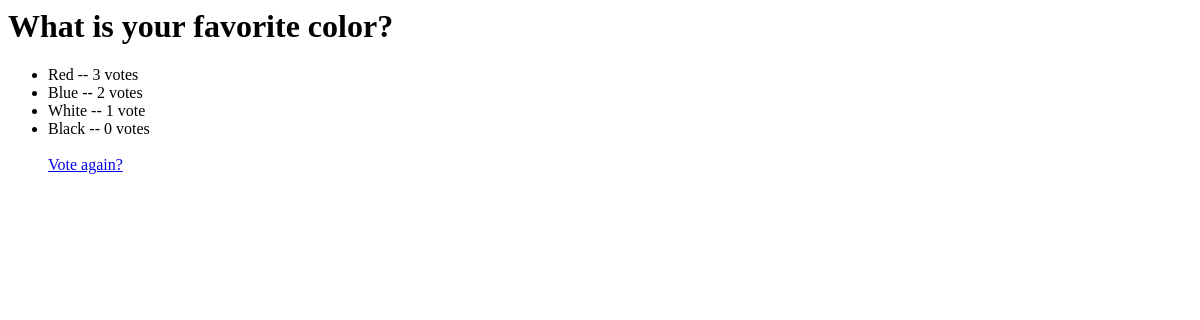
The page /polls/2/results/ on the database as committed earlier.
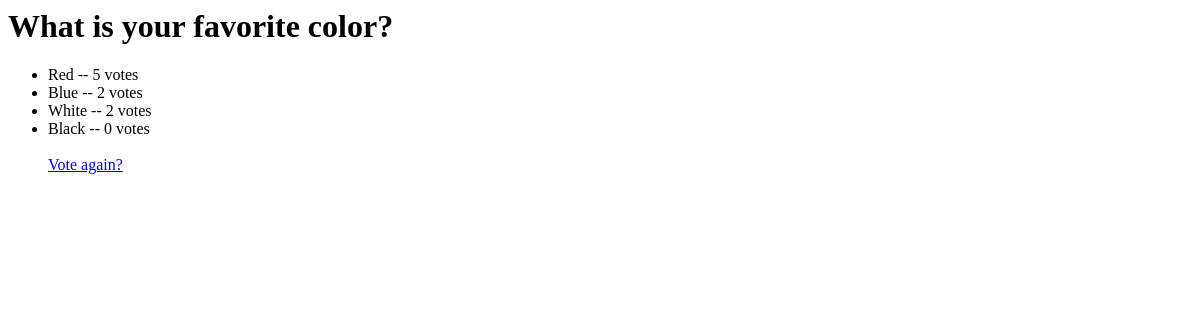
The same page on the database as committed later.
### polls/models.py (models this page shows, shortened)
class Choice(models.Model):
    question = models.ForeignKey(Question)
    choice_text = models.CharField(max_length = 200)
    votes = models.IntegerField(default = 0)

### polls/views.py (the view)
# urls.py: url(r'^(?P<pk>[0-9]+)/results/$', views.ResultView.as_view(), name= 'results'),
class ResultView(generic.DetailView):
    model = Question
    template_name = 'polls/results.html'

### polls/templates/polls/results.html
<h1>{{  question.question_text }}</h1>
<ul>
	{% for choice in question.choice_set.all %}
		<li>
			{{ choice.choice_text }} -- {{ choice.votes }} vote{{choice.votes|pluralize}}
		</li>
	{% endfor %}
	<br/>
	<a href="{% url 'polls:detail' question.id %}">Vote again?</a>
</ul>

Rows that differ between the two databases and show on the page:
changed Choice "Red": votes "3" → "5"
changed Choice "White": votes "1" → "2"
